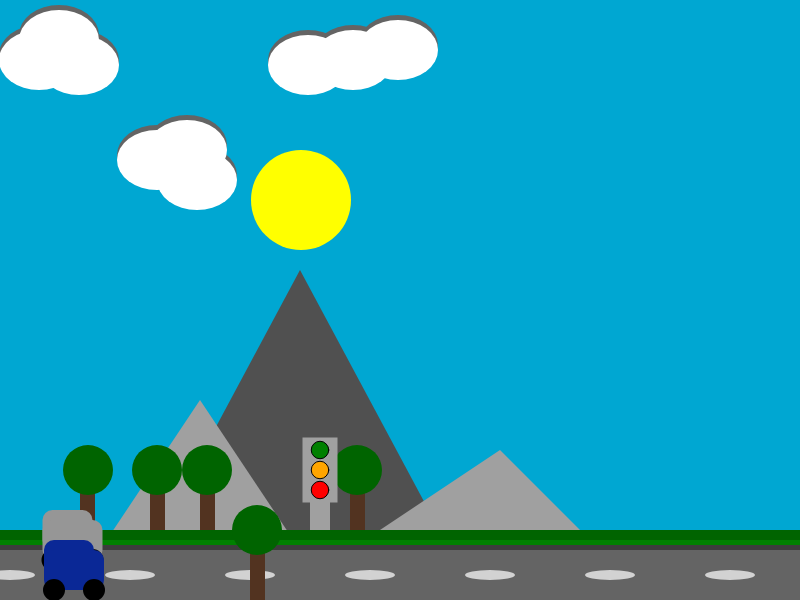
Frame 1 (no input)
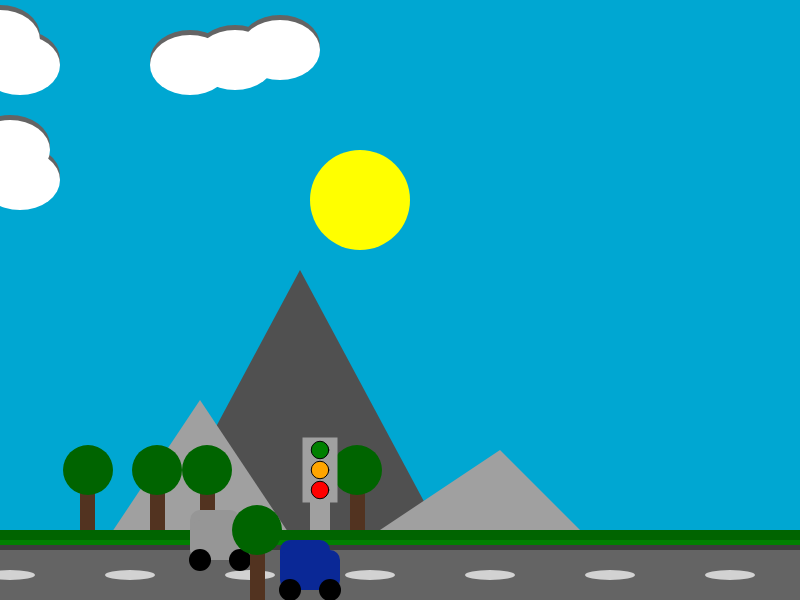
Frame 60 (no input)
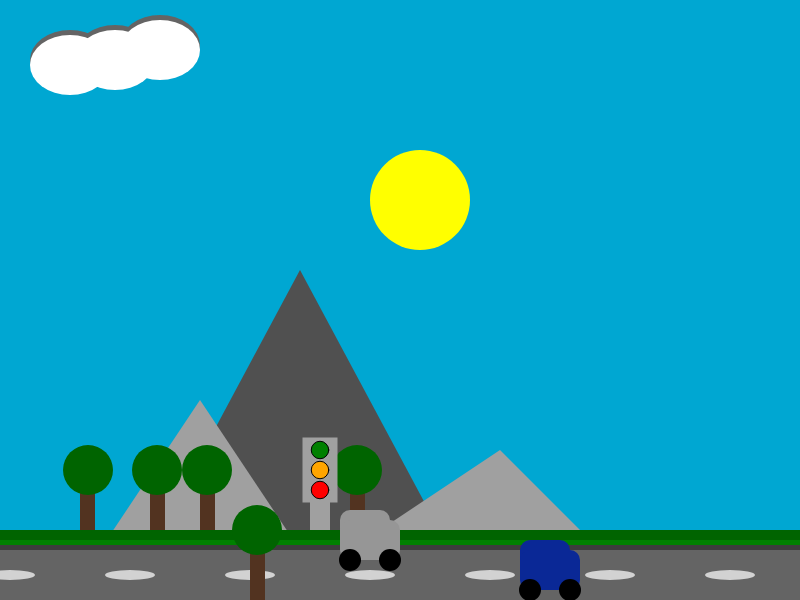
Frame 120 (the mouse pressed at the canvas centre since frame 60)

The p5.js sketch that drew these frames (run headless with seeded random() and noise() and a simulated clock; from frame 60 on, the mouse is pressed at the canvas centre):

// p5.js sketch
// ── sketch.js
function setup() {
  createCanvas(800, 600);
}

let sonX = 0;
let cloudX = 0;
let cloudX1 = 0;
let cloudX2 = 0;
let car1 = 0;
let car2 = 0;
let car3 = 0;

//here is all the variables

function draw() {
  background(0,167,210);

  strokeWeight(0)

  fill(80)
  triangle(150,550,450,550,300,270)

  fill(160)
  triangle(100,550,300,550,200,400)

  triangle(350,550,600,550,500,450)
 //mountain^

 fill("darkgreen")
 rect(0,530,800,100)
 fill('green')
 rect(0,540,800,100)
 //grass^

 sonX = sonX + 1

 if(sonX > 550){
  sonX = -500
 }

 fill("yellow")
 circle(sonX + 300,200,100)

 //sun^

 cloudX=cloudX-2
 cloudX1=cloudX1-1
 cloudX2=cloudX2-3

 if(cloudX < -600){
  cloudX = 530
 }

 if(cloudX1 < -600){
  cloudX1 = 850
 }

 if(cloudX2 < -600){
  cloudX2 = 750
 }


 fill(100)
 ellipse(cloudX1+60,35,80,60)
 ellipse(cloudX1+80,60,80,60)
 ellipse(cloudX1+40,55,80,60)

 ellipse(cloudX2+190,145,80,60)
 ellipse(cloudX2+200,175,80,60)
 ellipse(cloudX2+160,155,80,60)

 ellipse(cloudX+400,45,80,60)
 ellipse(cloudX+310,60,80,60)
 ellipse(cloudX+355,55,80,60)
 //shadow of clouds^

 fill(255)
 ellipse(cloudX1+60,40,80,60)
 ellipse(cloudX1+80,65,80,60)
 ellipse(cloudX1+40,60,80,60)
 
 ellipse(cloudX2+190,150,80,60)
 ellipse(cloudX2+200,180,80,60)
 ellipse(cloudX2+160,160,80,60)

 ellipse(cloudX+400,50,80,60)
 ellipse(cloudX+310,65,80,60)
 ellipse(cloudX+355,60,80,60)

 //cloud^


 fill(60)
 rect(0,545,800,70)

 fill(100)
 rect(0,550,800,70)

 let asphaltX = 10;

 fill(210)
 ellipse(asphaltX,575,50,10)

 asphaltX += 120
 ellipse(asphaltX,575,50,10)

  asphaltX += 120
 ellipse(asphaltX,575,50,10)

 asphaltX += 120
 ellipse(asphaltX,575,50,10)

  asphaltX += 120
 ellipse(asphaltX,575,50,10)

  asphaltX += 120
 ellipse(asphaltX,575,50,10)

  asphaltX += 120
 ellipse(asphaltX,575,50,10)

 //asphalt^

 fill("#523320")
 rect(200,465,15,65)

 rect(80,465,15,65)

 rect(150,465,15,65)

 rect(350,465,15,65)

 
 //tree^
 fill("darkgreen")

 circle(88,470,50)

 circle(207,470,50)

 circle(157,470,50)

 circle(357,470,50)

 //leaves for tree^
 fill(160)

 rect(302.5,437.5,35,65)
 rect(310,500,20,30)

 strokeWeight(1)
 fill("green")
 circle(320,450,17.5)

 fill("orange")
 circle(320,470,17.5)
 fill("red")
 circle(320,490,17.5)

 //stoplight
 
 strokeWeight(0)
 car1 = car1 +2.5
 if(car1>750){
  car1=-300
 }

 car2 = car2+4
 if(car2>760){
  car2=-300
 }
 fill(150)
 
 rect(car1+40,510,50,40,10)
 rect(car1+40,520,60,40,10)
 fill(0)
 circle(car1+50,560,22)
 circle(car1+90,560,22)
 //car 1

 fill(10,40,150)
 rect(car2+40,540,50,40,10)
 rect(car2+40,550,60,40,10)
 fill(0)
 circle(car2+50,590,22)
 circle(car2+90,590,22)
 //car 2

 //car^

 fill("#523320")
 rect(250,540,15,65)
 fill("darkgreen")
 circle(257,530,50)
 //tree on the forground^
}
